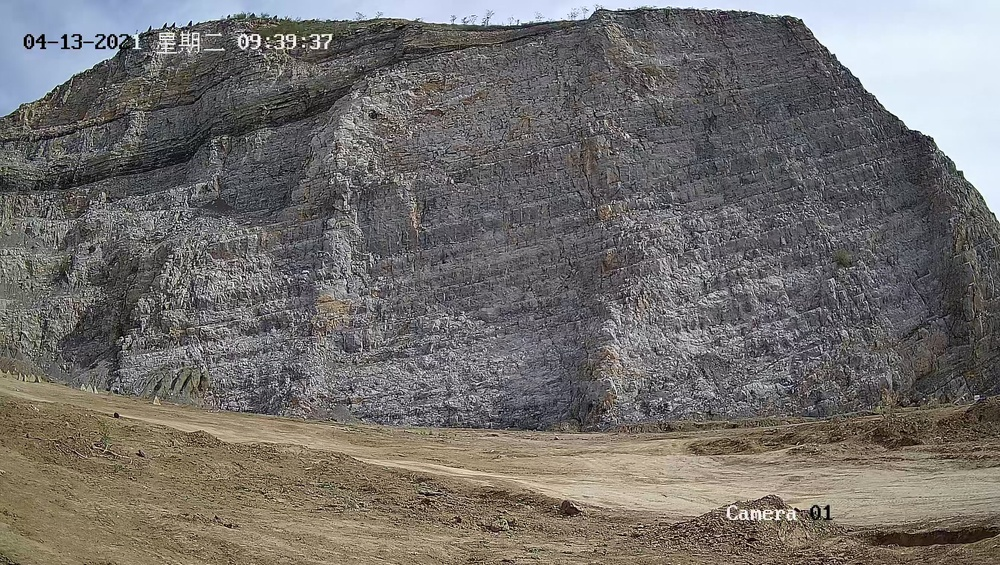
#> input picture ImagePoint_Align/demo/image_files/VIS.jpg, 1000 x 565 px, shrunk from 2688 x 1520 before the run
$ python Align_warpAffine_v2.py
#> lines starting #> are read from the running program, lines starting #| are printed output that depends on the picture
# -*- coding: utf-8 -*-
"""
@ file name:Align_warpAffine_v2.py
@ desc: 基于仿射变换的对齐(三点)
"""

import cv2 as cv
import numpy as np


# ----------------------------------------------------#
#           图像和点读取
# ----------------------------------------------------#
def load_image(path):
    """加载图像并返回其size"""
#> called with path = '../image_files/VIS.jpg'
    img = cv.imread(path)
#> img is the input picture: shape (565, 1000, 3); mean B, G, R 107.8, 110.8, 114.3
    return img, img.shape[:2]


def get_points(point_path, points_num=3):
    """从文本文件中读取指定数量的特征点坐标"""
    with open(point_path, 'r') as file:
        all_coordinates = []
        lines = file.readlines()
        for line in lines:
            line_data = line.strip().split()
            all_coordinates.extend([int(num) for num in line_data])
        all_coordinates = np.reshape(all_coordinates, (-1, 2))[:points_num]
    return all_coordinates


# ----------------------------------------------------#
#           主函数
# ----------------------------------------------------#

def main():
    # -------------------------------
    #       图像路径
    # -------------------------------
    image_visible_path = "../image_files/VIS.jpg"
    image_thermal_path = "../image_files/IR.jpg"

    image_visible, visible_size = load_image(image_visible_path)  # [1520, 2688]
#> visible_size = (565, 1000)
    image_thermal, thermal_size = load_image(image_thermal_path)  # [720, 1280]
#> call 2 of load_image, with path = '../image_files/IR.jpg'
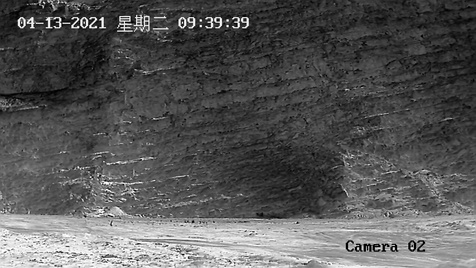
#> input picture ImagePoint_Align/demo/image_files/IR.jpg, 476 x 268 px, shrunk from 1280 x 720 before the run
#> in load_image, img is the input picture: shape (268, 476, 3); min 0, max 255, mean 87.4
#> thermal_size = (268, 476)
    # -------------------------------
    #       读取特征点坐标
    # -------------------------------
    points_visible_path = "../points_VIS.txt"
    points_thermal_path = "../points_IR.txt"
    coordinates_visible = get_points(points_visible_path)
#> (reads ImagePoint_Align/demo/points_VIS.txt from the repository)
    print(f"读取成功\n{coordinates_visible}")
    coordinates_thermal = get_points(points_thermal_path)
#> (reads ImagePoint_Align/demo/points_IR.txt from the repository)
    print(f"读取成功\n{coordinates_thermal}")
    # 判断特征点数量是否一致
    assert len(coordinates_visible) == len(coordinates_thermal), '特征数量不一致，请重新选择'
    # -------------------------------
    #       仿射变换：可见光图像 -> 红外图像
    # -------------------------------
    VIS_points = np.float32(coordinates_visible)
    IR_points = np.float32(coordinates_thermal)
    mat_affine = cv.getAffineTransform(VIS_points, IR_points)

    # -------------------------------
    #       图像处理
    # -------------------------------
    image_affine_VIS2IR = cv.warpAffine(image_visible, mat_affine, (thermal_size[1], thermal_size[0]))
#> image_affine_VIS2IR: shape (268, 476, 3); every value is 0
    # 保存仿射变换的结果图像
    cv.imwrite("../run_result/AlignWarpAffine_1.png", image_affine_VIS2IR)
    # 仿射叠加
    img_add = cv.addWeighted(image_thermal, 0.5, image_affine_VIS2IR, 0.5, 0)
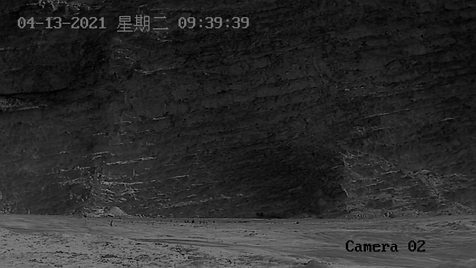
#> img_add: shape (268, 476, 3); min 0, max 128, mean 43.7
    cv.imwrite("../run_result/AlignWarpAffine_2.png", img_add)

if __name__ == "__main__":
    main()
